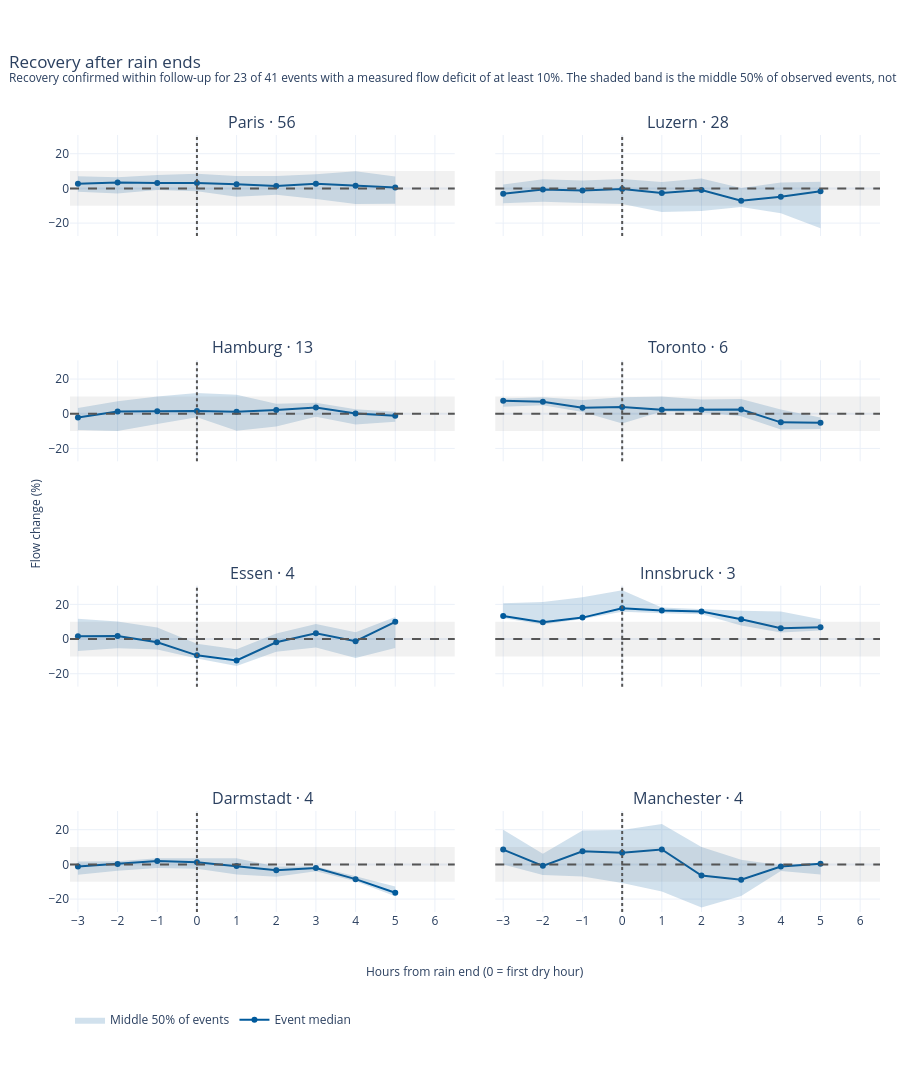

The notebook cell saved with this chart:
### Markdown cell above
### Flow around the end of rain

Each city panel aligns qualifying events at the start of the first dry hour, marked as hour 0. The blue line shows the median deviation across events. The blue band spans the 25th to 75th percentiles of the observed events, and the gray band marks the ±10% recovery window. Hover to see the event count at each time offset.

The curves include all qualifying events. Recovery counts use the subset with a measured deficit. Later points can include fewer events as follow-up ends.

### Code cell
recovery_fig.show()
print('Measured deficits:', int(recovery.events_with_deficit.sum()),
      '| Confirmed recoveries:', int(recovery.confirmed_recoveries.sum()),
      '| Unconfirmed:', int(recovery.not_confirmed_in_window.sum()))

### Figure 1 — Plotly figure (JSON) as saved in the notebook; plotly's stock layout.template omitted (floating-point values rounded to 4 significant figures)
{"data": [{"hoverinfo": "skip", "line": {"color": "rgba(0,90,156,.18)", "width": 0}, "mode": "lines", "showlegend": false, "type": "scatter", "x": [-3, -2, -1, 0, 1, 2, 3, 4, 5], "xaxis": "x", "y": [-1.927, -2.922, -0.885, -1.579, -4.779, -3.648, -6.102, -8.971, -8.908], "yaxis": "y"}, {"fill": "tonexty", "fillcolor": "rgba(0,90,156,.18)", "hoverinfo": "skip", "legendgroup": "event-spread", "line": {"color": "rgba(0,90,156,.18)", "width": 0}, "mode": "lines", "name": "Middle 50% of events", "showlegend": true, "type": "scatter", "x": [-3, -2, -1, 0, 1, 2, 3, 4, 5], "xaxis": "x", "y": [6.93, 6.428, 7.79, 8.455, 7.152, 7.189, 8.117, 9.852, 6.919], "yaxis": "y"}, {"customdata": [[-1.927, 6.93, 56], [-2.922, 6.428, 56], [-0.885, 7.79, 56], [-1.579, 8.455, 56], [-4.779, 7.152, 56], [-3.648, 7.189, 56], [-6.102, 8.117, 51], [-8.971, 9.852, 47], [-8.908, 6.919, 44]], "hovertemplate": "Paris<br>Hours from rain end: %{x}<br>Median flow change: %{y:+.1f}%<br>Middle 50%: %{customdata[0]:+.1f}% to %{customdata[1]:+.1f}%<br>Contributing events: %{customdata[2]:.0f}<extra></extra>", "legendgroup": "event-median", "line": {"color": "#005a9c", "width": 2}, "marker": {"size": 6}, "mode": "lines+markers", "name": "Event median", "showlegend": true, "type": "scatter", "x": [-3, -2, -1, 0, 1, 2, 3, 4, 5], "xaxis": "x", "y": [2.672, 3.439, 3.051, 3.112, 2.447, 1.394, 2.646, 1.528, 0.5184], "yaxis": "y"}, {"hoverinfo": "skip", "line": {"color": "rgba(0,90,156,.18)", "width": 0}, "mode": "lines", "showlegend": false, "type": "scatter", "x": [-3, -2, -1, 0, 1, 2, 3, 4, 5], "xaxis": "x2", "y": [-8.637, -7.765, -8.352, -9.02, -13.61, -12.97, -10.69, -14.34, -22.95], "yaxis": "y2"}, {"fill": "tonexty", "fillcolor": "rgba(0,90,156,.18)", "hoverinfo": "skip", "legendgroup": "event-spread", "line": {"color": "rgba(0,90,156,.18)", "width": 0}, "mode": "lines", "name": "Middle 50% of events", "showlegend": false, "type": "scatter", "x": [-3, -2, -1, 0, 1, 2, 3, 4, 5], "xaxis": "x2", "y": [2.212, 5.248, 4.517, 5.416, 3.731, 5.632, 0.246, 3.434, 3.819], "yaxis": "y2"}, {"customdata": [[-8.637, 2.212, 28], [-7.765, 5.248, 28], [-8.352, 4.517, 28], [-9.02, 5.416, 28], [-13.61, 3.731, 28], [-12.97, 5.632, 28], [-10.69, 0.246, 25], [-14.34, 3.434, 23], [-22.95, 3.819, 22]], "hovertemplate": "Luzern<br>Hours from rain end: %{x}<br>Median flow change: %{y:+.1f}%<br>Middle 50%: %{customdata[0]:+.1f}% to %{customdata[1]:+.1f}%<br>Contributing events: %{customdata[2]:.0f}<extra></extra>", "legendgroup": "event-median", "line": {"color": "#005a9c", "width": 2}, "marker": {"size": 6}, "mode": "lines+markers", "name": "Event median", "showlegend": false, "type": "scatter", "x": [-3, -2, -1, 0, 1, 2, 3, 4, 5], "xaxis": "x2", "y": [-3.085, -0.6375, -1.26, -0.2948, -2.596, -0.9675, -7.173, -4.868, -1.672], "yaxis": "y2"}, {"hoverinfo": "skip", "line": {"color": "rgba(0,90,156,.18)", "width": 0}, "mode": "lines", "showlegend": false, "type": "scatter", "x": [-3, -2, -1, 0, 1, 2, 3, 4, 5], "xaxis": "x3", "y": [-9.429, -9.912, -5.991, -2.035, -9.819, -7.383, -1.765, -6.26, -4.612], "yaxis": "y3"}, {"fill": "tonexty", "fillcolor": "rgba(0,90,156,.18)", "hoverinfo": "skip", "legendgroup": "event-spread", "line": {"color": "rgba(0,90,156,.18)", "width": 0}, "mode": "lines", "name": "Middle 50% of events", "showlegend": false, "type": "scatter", "x": [-3, -2, -1, 0, 1, 2, 3, 4, 5], "xaxis": "x3", "y": [3.254, 7.123, 9.915, 11.96, 10.87, 5.773, 6.325, 2.508, 1.171], "yaxis": "y3"}, {"customdata": [[-9.429, 3.254, 13], [-9.912, 7.123, 13], [-5.991, 9.915, 13], [-2.035, 11.96, 13], [-9.819, 10.87, 13], [-7.383, 5.773, 13], [-1.765, 6.325, 13], [-6.26, 2.508, 13], [-4.612, 1.171, 12]], "hovertemplate": "Hamburg<br>Hours from rain end: %{x}<br>Median flow change: %{y:+.1f}%<br>Middle 50%: %{customdata[0]:+.1f}% to %{customdata[1]:+.1f}%<br>Contributing events: %{customdata[2]:.0f}<extra></extra>", "legendgroup": "event-median", "line": {"color": "#005a9c", "width": 2}, "marker": {"size": 6}, "mode": "lines+markers", "name": "Event median", "showlegend": false, "type": "scatter", "x": [-3, -2, -1, 0, 1, 2, 3, 4, 5], "xaxis": "x3", "y": [-2.196, 1.269, 1.396, 1.531, 1.149, 2.125, 3.584, 0.08198, -1.184], "yaxis": "y3"}, {"hoverinfo": "skip", "line": {"color": "rgba(0,90,156,.18)", "width": 0}, "mode": "lines", "showlegend": false, "type": "scatter", "x": [-3, -2, -1, 0, 1, 2, 3, 4, 5], "xaxis": "x4", "y": [4.048, 4.893, 0.9815, -5.577, 1.266, 0.6599, -1.406, -9.097, -8.808], "yaxis": "y4"}, {"fill": "tonexty", "fillcolor": "rgba(0,90,156,.18)", "hoverinfo": "skip", "legendgroup": "event-spread", "line": {"color": "rgba(0,90,156,.18)", "width": 0}, "mode": "lines", "name": "Middle 50% of events", "showlegend": false, "type": "scatter", "x": [-3, -2, -1, 0, 1, 2, 3, 4, 5], "xaxis": "x4", "y": [8.758, 9.504, 7.878, 9.463, 9.993, 8.226, 8.497, 2.39, -2.223], "yaxis": "y4"}, {"customdata": [[4.048, 8.758, 6], [4.893, 9.504, 6], [0.9815, 7.878, 6], [-5.577, 9.463, 6], [1.266, 9.993, 6], [0.6599, 8.226, 6], [-1.406, 8.497, 6], [-9.097, 2.39, 5], [-8.808, -2.223, 5]], "hovertemplate": "Toronto<br>Hours from rain end: %{x}<br>Median flow change: %{y:+.1f}%<br>Middle 50%: %{customdata[0]:+.1f}% to %{customdata[1]:+.1f}%<br>Contributing events: %{customdata[2]:.0f}<extra></extra>", "legendgroup": "event-median", "line": {"color": "#005a9c", "width": 2}, "marker": {"size": 6}, "mode": "lines+markers", "name": "Event median", "showlegend": false, "type": "scatter", "x": [-3, -2, -1, 0, 1, 2, 3, 4, 5], "xaxis": "x4", "y": [7.474, 6.904, 3.455, 3.878, 2.334, 2.294, 2.417, -4.966, -5.213], "yaxis": "y4"}, {"hoverinfo": "skip", "line": {"color": "rgba(0,90,156,.18)", "width": 0}, "mode": "lines", "showlegend": false, "type": "scatter", "x": [-3, -2, -1, 0, 1, 2, 3, 4, 5], "xaxis": "x5", "y": [-6.932, -5.265, -5.998, -11.28, -15.57, -7.267, -4.92, -10.87, -5.114], "yaxis": "y5"}, {"fill": "tonexty", "fillcolor": "rgba(0,90,156,.18)", "hoverinfo": "skip", "legendgroup": "event-spread", "line": {"color": "rgba(0,90,156,.18)", "width": 0}, "mode": "lines", "name": "Middle 50% of events", "showlegend": false, "type": "scatter", "x": [-3, -2, -1, 0, 1, 2, 3, 4, 5], "xaxis": "x5", "y": [11.7, 10.15, 6.674, -2.637, -5.883, 3.201, 8.66, 3.95, 12.69], "yaxis": "y5"}, {"customdata": [[-6.932, 11.7, 4], [-5.265, 10.15, 4], [-5.998, 6.674, 4], [-11.28, -2.637, 4], [-15.57, -5.883, 4], [-7.267, 3.201, 4], [-4.92, 8.66, 4], [-10.87, 3.95, 4], [-5.114, 12.69, 4]], "hovertemplate": "Essen<br>Hours from rain end: %{x}<br>Median flow change: %{y:+.1f}%<br>Middle 50%: %{customdata[0]:+.1f}% to %{customdata[1]:+.1f}%<br>Contributing events: %{customdata[2]:.0f}<extra></extra>", "legendgroup": "event-median", "line": {"color": "#005a9c", "width": 2}, "marker": {"size": 6}, "mode": "lines+markers", "name": "Event median", "showlegend": false, "type": "scatter", "x": [-3, -2, -1, 0, 1, 2, 3, 4, 5], "xaxis": "x5", "y": [1.586, 1.747, -1.868, -9.39, -12.38, -1.863, 3.338, -1.235, 9.957], "yaxis": "y5"}, {"hoverinfo": "skip", "line": {"color": "rgba(0,90,156,.18)", "width": 0}, "mode": "lines", "showlegend": false, "type": "scatter", "x": [-3, -2, -1, 0, 1, 2, 3, 4, 5], "xaxis": "x6", "y": [11.96, 8.4, 11.5, 15.8, 14.93, 14.28, 7.765, 3.749, 4.995], "yaxis": "y6"}, {"fill": "tonexty", "fillcolor": "rgba(0,90,156,.18)", "hoverinfo": "skip", "legendgroup": "event-spread", "line": {"color": "rgba(0,90,156,.18)", "width": 0}, "mode": "lines", "name": "Middle 50% of events", "showlegend": false, "type": "scatter", "x": [-3, -2, -1, 0, 1, 2, 3, 4, 5], "xaxis": "x6", "y": [20.58, 21.42, 24.12, 28.14, 18.17, 17.25, 16.28, 15.89, 11.46], "yaxis": "y6"}, {"customdata": [[11.96, 20.58, 3], [8.4, 21.42, 3], [11.5, 24.12, 3], [15.8, 28.14, 3], [14.93, 18.17, 3], [14.28, 17.25, 3], [7.765, 16.28, 3], [3.749, 15.89, 3], [4.995, 11.46, 3]], "hovertemplate": "Innsbruck<br>Hours from rain end: %{x}<br>Median flow change: %{y:+.1f}%<br>Middle 50%: %{customdata[0]:+.1f}% to %{customdata[1]:+.1f}%<br>Contributing events: %{customdata[2]:.0f}<extra></extra>", "legendgroup": "event-median", "line": {"color": "#005a9c", "width": 2}, "marker": {"size": 6}, "mode": "lines+markers", "name": "Event median", "showlegend": false, "type": "scatter", "x": [-3, -2, -1, 0, 1, 2, 3, 4, 5], "xaxis": "x6", "y": [13.29, 9.657, 12.36, 17.78, 16.5, 15.91, 11.36, 6.209, 6.874], "yaxis": "y6"}, {"hoverinfo": "skip", "line": {"color": "rgba(0,90,156,.18)", "width": 0}, "mode": "lines", "showlegend": false, "type": "scatter", "x": [-3, -2, -1, 0, 1, 2, 3, 4, 5], "xaxis": "x7", "y": [-6.001, -3.686, -2.055, -2.454, -5.868, -7.2, -3.98, -9.796, -18.32], "yaxis": "y7"}, {"fill": "tonexty", "fillcolor": "rgba(0,90,156,.18)", "hoverinfo": "skip", "legendgroup": "event-spread", "line": {"color": "rgba(0,90,156,.18)", "width": 0}, "mode": "lines", "name": "Middle 50% of events", "showlegend": false, "type": "scatter", "x": [-3, -2, -1, 0, 1, 2, 3, 4, 5], "xaxis": "x7", "y": [1.685, 1.735, 3.546, 3.588, 3.555, -1.242, -1.235, -6.9, -12.8], "yaxis": "y7"}, {"customdata": [[-6.001, 1.685, 4], [-3.686, 1.735, 4], [-2.055, 3.546, 4], [-2.454, 3.588, 4], [-5.868, 3.555, 4], [-7.2, -1.242, 4], [-3.98, -1.235, 4], [-9.796, -6.9, 4], [-18.32, -12.8, 4]], "hovertemplate": "Darmstadt<br>Hours from rain end: %{x}<br>Median flow change: %{y:+.1f}%<br>Middle 50%: %{customdata[0]:+.1f}% to %{customdata[1]:+.1f}%<br>Contributing events: %{customdata[2]:.0f}<extra></extra>", "legendgroup": "event-median", "line": {"color": "#005a9c", "width": 2}, "marker": {"size": 6}, "mode": "lines+markers", "name": "Event median", "showlegend": false, "type": "scatter", "x": [-3, -2, -1, 0, 1, 2, 3, 4, 5], "xaxis": "x7", "y": [-1.25, 0.1959, 2.005, 1.292, -0.9593, -3.357, -2.048, -8.518, -16.36], "yaxis": "y7"}, {"hoverinfo": "skip", "line": {"color": "rgba(0,90,156,.18)", "width": 0}, "mode": "lines", "showlegend": false, "type": "scatter", "x": [-3, -2, -1, 0, 1, 2, 3, 4, 5], "xaxis": "x8", "y": [-0.06562, -6.059, -7.051, -10.68, -15.68, -24.81, -18.21, -3.863, -5.86], "yaxis": "y8"}, {"fill": "tonexty", "fillcolor": "rgba(0,90,156,.18)", "hoverinfo": "skip", "legendgroup": "event-spread", "line": {"color": "rgba(0,90,156,.18)", "width": 0}, "mode": "lines", "name": "Middle 50% of events", "showlegend": false, "type": "scatter", "x": [-3, -2, -1, 0, 1, 2, 3, 4, 5], "xaxis": "x8", "y": [19.99, 6.094, 19.56, 19.8, 23.24, 9.957, 2.618, -0.5293, 0.854], "yaxis": "y8"}, {"customdata": [[-0.06562, 19.99, 4], [-6.059, 6.094, 4], [-7.051, 19.56, 4], [-10.68, 19.8, 4], [-15.68, 23.24, 4], [-24.81, 9.957, 4], [-18.21, 2.618, 4], [-3.863, -0.5293, 3], [-5.86, 0.854, 3]], "hovertemplate": "Manchester<br>Hours from rain end: %{x}<br>Median flow change: %{y:+.1f}%<br>Middle 50%: %{customdata[0]:+.1f}% to %{customdata[1]:+.1f}%<br>Contributing events: %{customdata[2]:.0f}<extra></extra>", "legendgroup": "event-median", "line": {"color": "#005a9c", "width": 2}, "marker": {"size": 6}, "mode": "lines+markers", "name": "Event median", "showlegend": false, "type": "scatter", "x": [-3, -2, -1, 0, 1, 2, 3, 4, 5], "xaxis": "x8", "y": [8.548, -0.8451, 7.574, 6.695, 8.609, -6.43, -8.893, -1.248, 0.3827], "yaxis": "y8"}], "layout": {"annotations": [{"font": {"size": 16}, "showarrow": false, "text": "Paris · 56", "x": 0.2375, "xanchor": "center", "xref": "paper", "y": 1, "yanchor": "bottom", "yref": "paper"}, {"font": {"size": 16}, "showarrow": false, "text": "Luzern · 28", "x": 0.7625, "xanchor": "center", "xref": "paper", "y": 1, "yanchor": "bottom", "yref": "paper"}, {"font": {"size": 16}, "showarrow": false, "text": "Hamburg · 13", "x": 0.2375, "xanchor": "center", "xref": "paper", "y": 0.71, "yanchor": "bottom", "yref": "paper"}, {"font": {"size": 16}, "showarrow": false, "text": "Toronto · 6", "x": 0.7625, "xanchor": "center", "xref": "paper", "y": 0.71, "yanchor": "bottom", "yref": "paper"}, {"font": {"size": 16}, "showarrow": false, "text": "Essen · 4", "x": 0.2375, "xanchor": "center", "xref": "paper", "y": 0.42, "yanchor": "bottom", "yref": "paper"}, {"font": {"size": 16}, "showarrow": false, "text": "Innsbruck · 3", "x": 0.7625, "xanchor": "center", "xref": "paper", "y": 0.42, "yanchor": "bottom", "yref": "paper"}, {"font": {"size": 16}, "showarrow": false, "text": "Darmstadt · 4", "x": 0.2375, "xanchor": "center", "xref": "paper", "y": 0.13, "yanchor": "bottom", "yref": "paper"}, {"font": {"size": 16}, "showarrow": false, "text": "Manchester · 4", "x": 0.7625, "xanchor": "center", "xref": "paper", "y": 0.13, "yanchor": "bottom", "yref": "paper"}, {"showarrow": false, "text": "Hours from rain end (0 = first dry hour)", "x": 0.5, "xref": "paper", "y": -0.09, "yref": "paper"}, {"showarrow": false, "text": "Flow change (%)", "textangle": -90, "x": -0.055, "xref": "paper", "y": 0.5, "yref": "paper"}, {"font": {"color": "#404040", "size": 11}, "showarrow": false, "text": "Grey band: ±10% of baseline; curve band: middle 50% of events, not a confidence interval.", "x": 0.01, "xanchor": "left", "xref": "paper", "y": -0.34, "yref": "paper"}], "height": 1400, "legend": {"orientation": "h", "y": -0.12}, "margin": {"b": 180, "l": 70, "r": 20, "t": 135}, "shapes": [{"fillcolor": "#777777", "line": {"width": 0}, "opacity": 0.1, "type": "rect", "x0": 0, "x1": 1, "xref": "x domain", "y0": -10, "y1": 10, "yref": "y"}, {"line": {"color": "#555555", "dash": "dash"}, "type": "line", "x0": 0, "x1": 1, "xref": "x domain", "y0": 0, "y1": 0, "yref": "y"}, {"line": {"color": "#555555", "dash": "dot"}, "type": "line", "x0": 0, "x1": 0, "xref": "x", "y0": 0, "y1": 1, "yref": "y domain"}, {"fillcolor": "#777777", "line": {"width": 0}, "opacity": 0.1, "type": "rect", "x0": 0, "x1": 1, "xref": "x2 domain", "y0": -10, "y1": 10, "yref": "y2"}, {"line": {"color": "#555555", "dash": "dash"}, "type": "line", "x0": 0, "x1": 1, "xref": "x2 domain", "y0": 0, "y1": 0, "yref": "y2"}, {"line": {"color": "#555555", "dash": "dot"}, "type": "line", "x0": 0, "x1": 0, "xref": "x2", "y0": 0, "y1": 1, "yref": "y2 domain"}, {"fillcolor": "#777777", "line": {"width": 0}, "opacity": 0.1, "type": "rect", "x0": 0, "x1": 1, "xref": "x3 domain", "y0": -10, "y1": 10, "yref": "y3"}, {"line": {"color": "#555555", "dash": "dash"}, "type": "line", "x0": 0, "x1": 1, "xref": "x3 domain", "y0": 0, "y1": 0, "yref": "y3"}, {"line": {"color": "#555555", "dash": "dot"}, "type": "line", "x0": 0, "x1": 0, "xref": "x3", "y0": 0, "y1": 1, "yref": "y3 domain"}, {"fillcolor": "#777777", "line": {"width": 0}, "opacity": 0.1, "type": "rect", "x0": 0, "x1": 1, "xref": "x4 domain", "y0": -10, "y1": 10, "yref": "y4"}, {"line": {"color": "#555555", "dash": "dash"}, "type": "line", "x0": 0, "x1": 1, "xref": "x4 domain", "y0": 0, "y1": 0, "yref": "y4"}, {"line": {"color": "#555555", "dash": "dot"}, "type": "line", "x0": 0, "x1": 0, "xref": "x4", "y0": 0, "y1": 1, "yref": "y4 domain"}, {"fillcolor": "#777777", "line": {"width": 0}, "opacity": 0.1, "type": "rect", "x0": 0, "x1": 1, "xref": "x5 domain", "y0": -10, "y1": 10, "yref": "y5"}, {"line": {"color": "#555555", "dash": "dash"}, "type": "line", "x0": 0, "x1": 1, "xref": "x5 domain", "y0": 0, "y1": 0, "yref": "y5"}, {"line": {"color": "#555555", "dash": "dot"}, "type": "line", "x0": 0, "x1": 0, "xref": "x5", "y0": 0, "y1": 1, "yref": "y5 domain"}, {"fillcolor": "#777777", "line": {"width": 0}, "opacity": 0.1, "type": "rect", "x0": 0, "x1": 1, "xref": "x6 domain", "y0": -10, "y1": 10, "yref": "y6"}, {"line": {"color": "#555555", "dash": "dash"}, "type": "line", "x0": 0, "x1": 1, "xref": "x6 domain", "y0": 0, "y1": 0, "yref": "y6"}, {"line": {"color": "#555555", "dash": "dot"}, "type": "line", "x0": 0, "x1": 0, "xref": "x6", "y0": 0, "y1": 1, "yref": "y6 domain"}, {"fillcolor": "#777777", "line": {"width": 0}, "opacity": 0.1, "type": "rect", "x0": 0, "x1": 1, "xref": "x7 domain", "y0": -10, "y1": 10, "yref": "y7"}, {"line": {"color": "#555555", "dash": "dash"}, "type": "line", "x0": 0, "x1": 1, "xref": "x7 domain", "y0": 0, "y1": 0, "yref": "y7"}, {"line": {"color": "#555555", "dash": "dot"}, "type": "line", "x0": 0, "x1": 0, "xref": "x7", "y0": 0, "y1": 1, "yref": "y7 domain"}, {"fillcolor": "#777777", "line": {"width": 0}, "opacity": 0.1, "type": "rect", "x0": 0, "x1": 1, "xref": "x8 domain", "y0": -10, "y1": 10, "yref": "y8"}, {"line": {"color": "#555555", "dash": "dash"}, "type": "line", "x0": 0, "x1": 1, "xref": "x8 domain", "y0": 0, "y1": 0, "yref": "y8"}, {"line": {"color": "#555555", "dash": "dot"}, "type": "line", "x0": 0, "x1": 0, "xref": "x8", "y0": 0, "y1": 1, "yref": "y8 domain"}], "title": {"text": "Recovery after rain ends<br><sup>Recovery confirmed within follow-up for 23 of 41 events with a measured flow deficit of at least 10%. The shaded band is the middle 50% of observed events, not a confidence interval.</sup>", "x": 0.01, "xanchor": "left"}, "xaxis": {"anchor": "y", "domain": [0, 0.475], "dtick": 1, "matches": "x7", "range": [-3.2, 6.5], "showticklabels": false}, "xaxis2": {"anchor": "y2", "domain": [0.525, 1], "dtick": 1, "matches": "x8", "range": [-3.2, 6.5], "showticklabels": false}, "xaxis3": {"anchor": "y3", "domain": [0, 0.475], "dtick": 1, "matches": "x7", "range": [-3.2, 6.5], "showticklabels": false}, "xaxis4": {"anchor": "y4", "domain": [0.525, 1], "dtick": 1, "matches": "x8", "range": [-3.2, 6.5], "showticklabels": false}, "xaxis5": {"anchor": "y5", "domain": [0, 0.475], "dtick": 1, "matches": "x7", "range": [-3.2, 6.5], "showticklabels": false}, "xaxis6": {"anchor": "y6", "domain": [0.525, 1], "dtick": 1, "matches": "x8", "range": [-3.2, 6.5], "showticklabels": false}, "xaxis7": {"anchor": "y7", "domain": [0, 0.475], "dtick": 1, "range": [-3.2, 6.5]}, "xaxis8": {"anchor": "y8", "domain": [0.525, 1], "dtick": 1, "range": [-3.2, 6.5]}, "yaxis": {"anchor": "x", "domain": [0.87, 1], "range": [-27.46, 30.79]}, "yaxis2": {"anchor": "x2", "domain": [0.87, 1], "matches": "y", "range": [-27.46, 30.79], "showticklabels": false}, "yaxis3": {"anchor": "x3", "domain": [0.58, 0.71], "range": [-27.46, 30.79]}, "yaxis4": {"anchor": "x4", "domain": [0.58, 0.71], "matches": "y3", "range": [-27.46, 30.79], "showticklabels": false}, "yaxis5": {"anchor": "x5", "domain": [0.29, 0.42], "range": [-27.46, 30.79]}, "yaxis6": {"anchor": "x6", "domain": [0.29, 0.42], "matches": "y5", "range": [-27.46, 30.79], "showticklabels": false}, "yaxis7": {"anchor": "x7", "domain": [0, 0.13], "range": [-27.46, 30.79]}, "yaxis8": {"anchor": "x8", "domain": [0, 0.13], "matches": "y7", "range": [-27.46, 30.79], "showticklabels": false}}}
